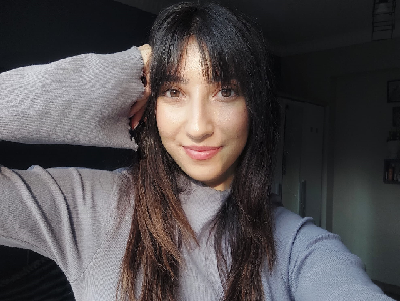
%> input picture Finding the horizontal 1st order derivative/irem.jpg, 400 x 301 px
$ octave GaussianRandomNoise.m   (GNU Octave 9; MATLAB toolbox functions it lacks are replaced by stand-ins)
%> lines starting %> are read from the running program, lines starting %| are printed output that depends on the picture
% Author: İrem Özcan
% Description: EE409 Mini Project

% array_gaussian_noise=mu+randn(size_1,size_2)*sigma
% where mu is the mean value, when generating noise this is usually 0.
%[size_1 size_2] is the size of the image
% sigma is the standard deviation
irem = imread('irem.jpg');
%> irem is the input picture: size 301x400x3 uint8; mean R, G, B 81.4, 77.1, 78.7
irem = im2double(irem);
%> irem: size 301x400x3 double
irem=rgb2gray(irem);
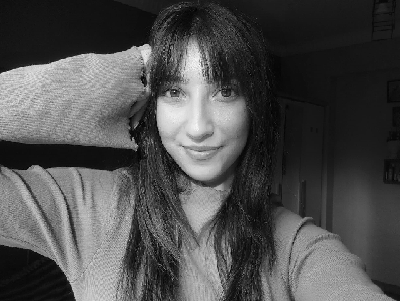
%> irem: size 301x400 double; min 0.000894, max 0.984, mean 0.308
rows=180;
columns=280;
irem_gray=zeros(rows,columns) + 0.5;
mu=0;
sigma=0.18;
gnoise_1 = randn(rows,columns)*sigma;

sigma_2=0.28;
gnoise_2 = randn(rows,columns)*sigma_2;

gaussian_noise_1 = irem_gray + gnoise_1;
gaussian_noise_2= irem_gray + gnoise_2;


subplot(2,2,1)
imshow(gaussian_noise_1)
title('Gaussian Random Noise with \sigma 0.18','fontsize', [12])
subplot(2,2,2)
imhist(gaussian_noise_1)
title('Histogram of Gaussian Noise with \sigma 0.18]','fontsize', [12])
subplot(2,2,3)
imshow(gaussian_noise_2)
title('Gaussian Random Noise with \sigma 0.28','fontsize', [12])
subplot(2,2,4)
imhist(gaussian_noise_2)
title('HHistogram of Gaussian Noise with \sigma 0.28] ','fontsize', [12])
subplot(3,2,1)
imshow(irem_gray)
title('Original Image','fontsize',  [12])
subplot(3,2,2)
imhist(irem_gray)
title('Histogram of Original Image','fontsize', [12])
subplot(3,2,3)
imshow(gaussian_noise_1)
title('Gaussian Random Noise with \sigma 0.18','fontsize', [12])
subplot(3,2,4)
imhist(gaussian_noise_1)
title('Histogram of Gaussian Noise with \sigma 0.18]','fontsize', [12])
subplot(3,2,5)
imshow(gaussian_noise_2)
title('Gaussian Random Noise with \sigma 0.28','fontsize', [12])
subplot(3,2,6)
imhist(gaussian_noise_2)
title('HHistogram of Gaussian Noise with \sigma 0.28] ','fontsize', [12])
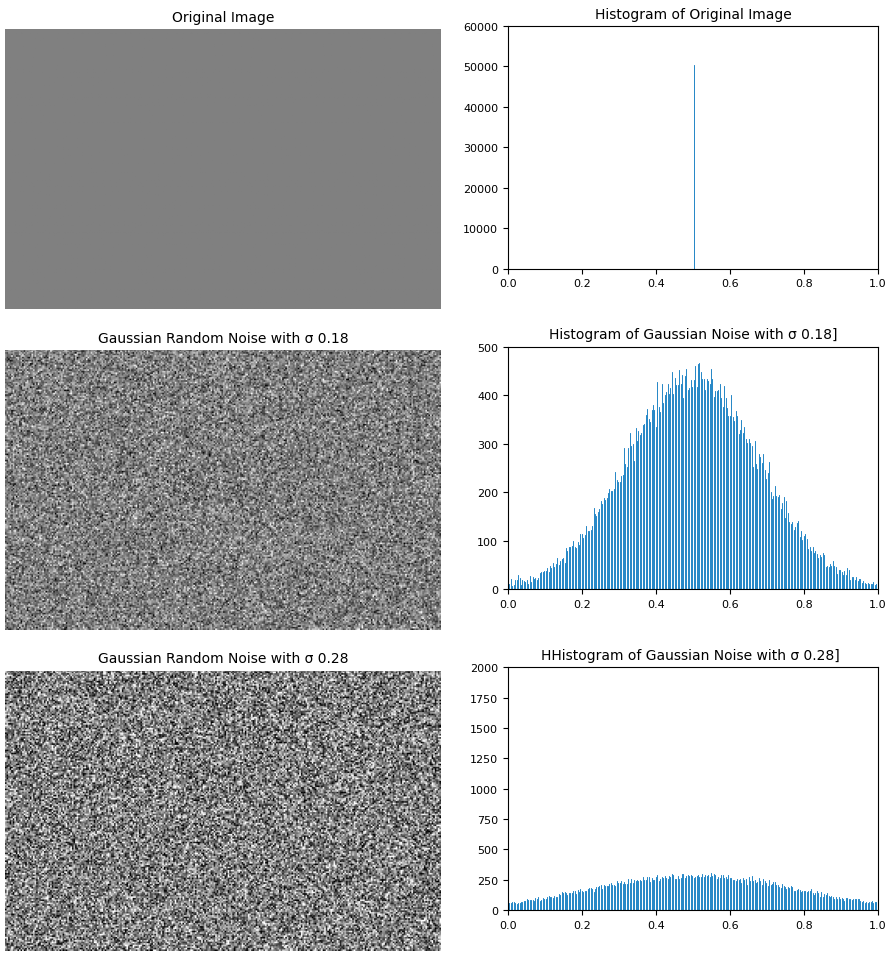
%> figure redrawn from the program's plot data, 6 panels
